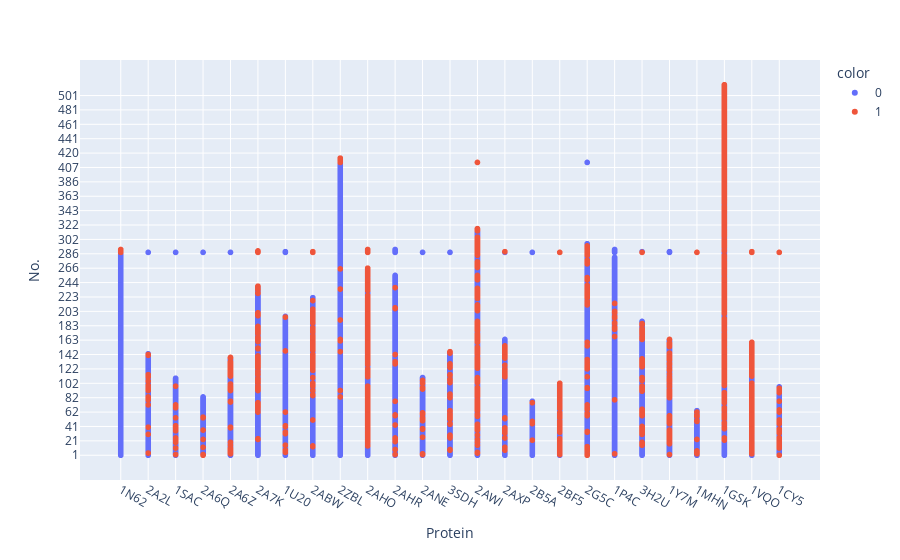

This figure's notebook cell:
### Code cell
# Plotting with plotly

# dot plot
fig = px.scatter(data, x="Protein", y="No.", color=data["is_switch"].astype(str), hover_data=['Res'])
fig.update_traces(marker={"opacity": 1.0})
fig.update_xaxes(type='category')
fig.update_yaxes(type='category')
fig.show()

### Figure 1 — Plotly figure (JSON) as saved in the notebook; plotly's stock layout.template omitted (floating-point values rounded to 4 significant figures; data arrays with more than 128 entries replaced by an {"elided": "..."} marker saying what was removed)
{"data": [{"customdata": {"elided": "3414x1 str values"}, "hovertemplate": "color=0<br>Protein=%{x}<br>No.=%{y}<br>Res=%{customdata[0]}<extra></extra>", "legendgroup": "0", "marker": {"color": "#636efa", "opacity": 1, "symbol": "circle"}, "mode": "markers", "name": "0", "showlegend": true, "type": "scattergl", "x": {"elided": "3414 str values"}, "xaxis": "x", "y": {"elided": "3414 int values"}, "yaxis": "y"}, {"customdata": {"elided": "1621x1 str values"}, "hovertemplate": "color=1<br>Protein=%{x}<br>No.=%{y}<br>Res=%{customdata[0]}<extra></extra>", "legendgroup": "1", "marker": {"color": "#EF553B", "opacity": 1, "symbol": "circle"}, "mode": "markers", "name": "1", "showlegend": true, "type": "scattergl", "x": {"elided": "1621 str values"}, "xaxis": "x", "y": {"elided": "1621 int values"}, "yaxis": "y"}], "layout": {"legend": {"title": {"text": "color"}, "tracegroupgap": 0}, "margin": {"t": 60}, "xaxis": {"anchor": "y", "domain": [0, 1], "title": {"text": "Protein"}, "type": "category"}, "yaxis": {"anchor": "x", "domain": [0, 1], "title": {"text": "No."}, "type": "category"}}}
